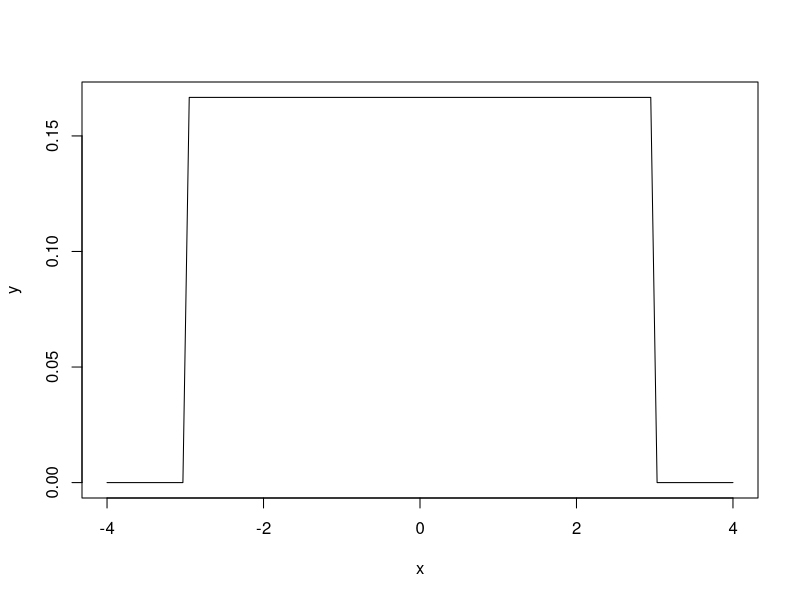
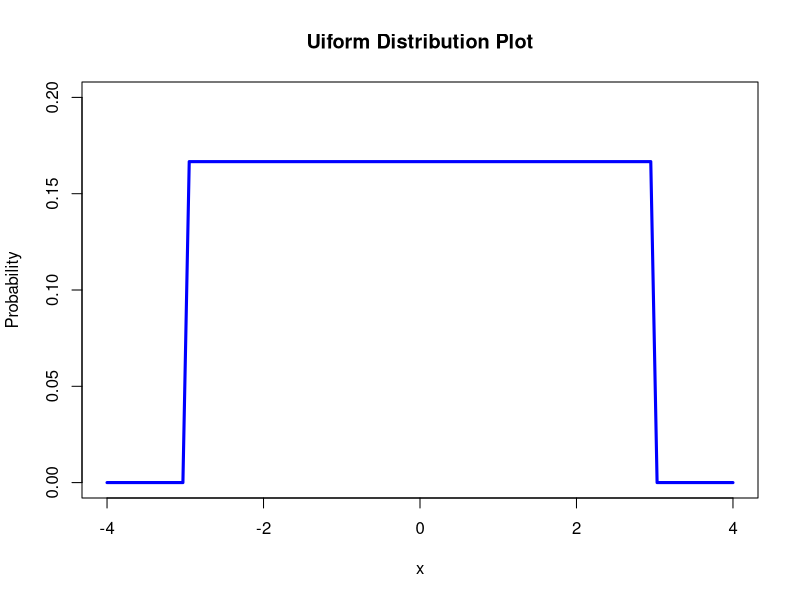

Write R code to recreate these figures, in order.
# plot basic uniform distribution in R
# define x-axis
x <- seq(-4, 4, length=100)
x

# calculate uniform distribution probabilities
y <- dunif(x, min = -3, max = 3)

# plot custom uniform distribution in R
# define x-axis
x <- seq(-4, 4, length=100)

# plot uniform distribution
plot(x, y, type = "l")

# plot custom uniform distribution in R
# define x-axis
x <- seq(-4, 4, length=100)

# #calculate uniform distribution probabilities
y <- dunif(x, min = -3, max = 3)

# plot uniform distribution
plot(x, y, type = "l", lwd=3, ylim = c(0, .2), col="blue", 
     xlab = "x", ylab = "Probability", main = "Uiform Distribution Plot")
